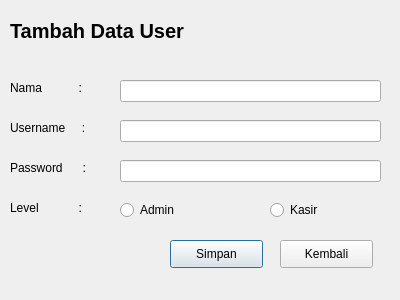
<?xml version="1.0" encoding="UTF-8"?>
<ui version="4.0">
 <class>Dialog</class>
 <widget class="QDialog" name="Dialog">
  <property name="geometry">
   <rect>
    <x>0</x>
    <y>0</y>
    <width>400</width>
    <height>300</height>
   </rect>
  </property>
  <property name="windowTitle">
   <string>Dialog</string>
  </property>
  <widget class="QLabel" name="label_5">
   <property name="geometry">
    <rect>
     <x>10</x>
     <y>200</y>
     <width>91</width>
     <height>16</height>
    </rect>
   </property>
   <property name="text">
    <string>Level            :</string>
   </property>
  </widget>
  <widget class="QLabel" name="label">
   <property name="geometry">
    <rect>
     <x>10</x>
     <y>10</y>
     <width>231</width>
     <height>41</height>
    </rect>
   </property>
   <property name="font">
    <font>
     <pointsize>15</pointsize>
     <weight>75</weight>
     <bold>true</bold>
    </font>
   </property>
   <property name="text">
    <string>Tambah Data User</string>
   </property>
  </widget>
  <widget class="QLabel" name="label_2">
   <property name="geometry">
    <rect>
     <x>10</x>
     <y>80</y>
     <width>91</width>
     <height>16</height>
    </rect>
   </property>
   <property name="text">
    <string>Nama           :</string>
   </property>
  </widget>
  <widget class="QRadioButton" name="radioButton">
   <property name="geometry">
    <rect>
     <x>120</x>
     <y>200</y>
     <width>95</width>
     <height>20</height>
    </rect>
   </property>
   <property name="text">
    <string>Admin</string>
   </property>
  </widget>
  <widget class="QRadioButton" name="radioButton_2">
   <property name="geometry">
    <rect>
     <x>270</x>
     <y>200</y>
     <width>95</width>
     <height>20</height>
    </rect>
   </property>
   <property name="text">
    <string>Kasir</string>
   </property>
  </widget>
  <widget class="QLabel" name="label_3">
   <property name="geometry">
    <rect>
     <x>10</x>
     <y>120</y>
     <width>91</width>
     <height>16</height>
    </rect>
   </property>
   <property name="text">
    <string>Username     :</string>
   </property>
  </widget>
  <widget class="QLineEdit" name="lineEdit">
   <property name="geometry">
    <rect>
     <x>120</x>
     <y>80</y>
     <width>261</width>
     <height>22</height>
    </rect>
   </property>
  </widget>
  <widget class="QLabel" name="label_4">
   <property name="geometry">
    <rect>
     <x>10</x>
     <y>160</y>
     <width>91</width>
     <height>16</height>
    </rect>
   </property>
   <property name="text">
    <string>Password      :</string>
   </property>
  </widget>
  <widget class="QLineEdit" name="lineEdit_2">
   <property name="geometry">
    <rect>
     <x>120</x>
     <y>120</y>
     <width>261</width>
     <height>22</height>
    </rect>
   </property>
  </widget>
  <widget class="QLineEdit" name="lineEdit_3">
   <property name="geometry">
    <rect>
     <x>120</x>
     <y>160</y>
     <width>261</width>
     <height>22</height>
    </rect>
   </property>
  </widget>
  <widget class="QPushButton" name="pushButton">
   <property name="geometry">
    <rect>
     <x>170</x>
     <y>240</y>
     <width>93</width>
     <height>28</height>
    </rect>
   </property>
   <property name="text">
    <string>Simpan</string>
   </property>
  </widget>
  <widget class="QPushButton" name="pushButton_2">
   <property name="geometry">
    <rect>
     <x>280</x>
     <y>240</y>
     <width>93</width>
     <height>28</height>
    </rect>
   </property>
   <property name="text">
    <string>Kembali</string>
   </property>
  </widget>
 </widget>
 <resources/>
 <connections/>
</ui>
